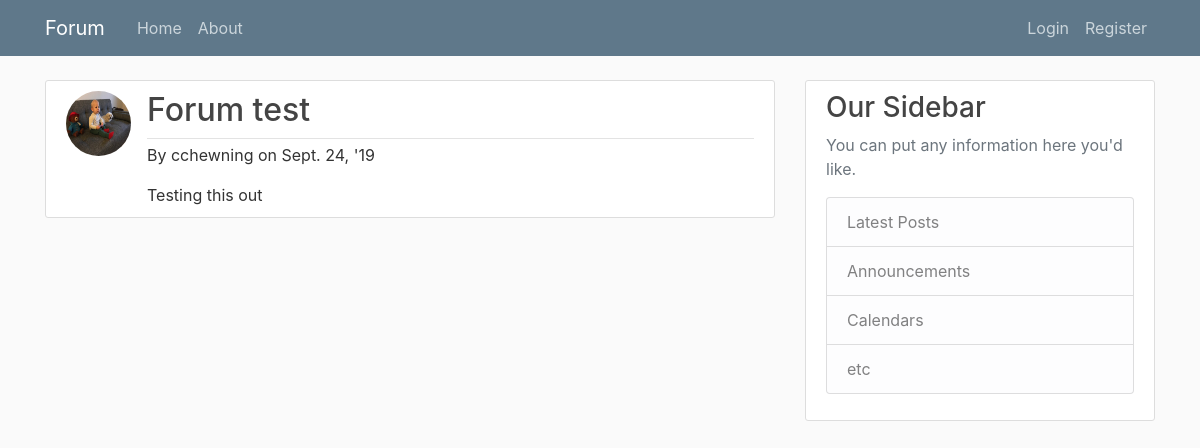
Before: /forum/ with the older database file.
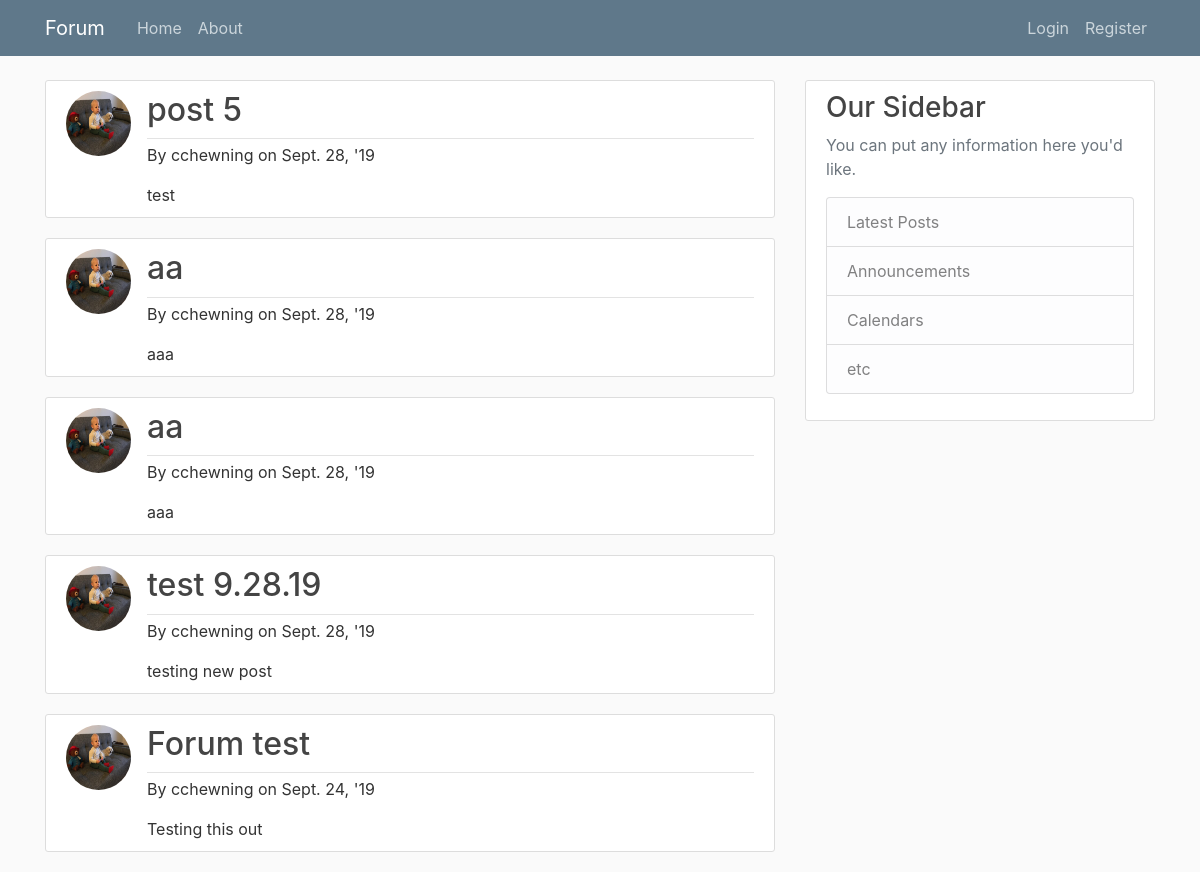
After: the same page with the newer database file.
### forum/models.py (models this page shows, shortened)
class Post(models.Model):
    title = models.CharField(max_length=50)
    content = FroalaField()
    date_posted = models.DateTimeField(auto_now_add=True)
    last_modified = models.DateTimeField(auto_now=True)
    author = models.ForeignKey(User, on_delete=models.PROTECT)

### users/models.py (models this page shows, shortened)
class Profile(models.Model):
    user = models.OneToOneField(User, on_delete=models.CASCADE)
    image = models.ImageField(default='default.jpg', upload_to='profile_pics')

### forum/views.py (the view)
# urls.py: path('', views.home, name = 'forum-home'),  #route, views
def home(request):
    context = {
        'posts': Post.objects.all().order_by('-date_posted')[:10],
    }
    return render(request, 'forum/home.html', context) #passes the data in here.

### forum/templates/forum/home.html (shortened to what this page needs)
{% extends "forum/base.html" %}
{% block content %}
<head>
        <link href="https://cdnjs.cloudflare.com/ajax/libs/font-awesome/4.4.0/css/font-awesome.min.css" type="text/css" media="all" rel="stylesheet" />
        <link href="{{STATIC_URL}}froala_editor/css/froala_editor.min.css" type="text/css" media="all" rel="stylesheet" />
        <link href="{{STATIC_URL}}froala_editor/css/froala_style.min.css" type="text/css" media="all" rel="stylesheet" />
</head>
    {% for post in posts %}
    <article class="media content-section">
        <img class="rounded-circle article-img" src="{{ post.author.profile.image.url }}">
        <div class="media-body">
                <div class="article-metadata">
                    <h2>
                    <a class="article-title" href="{% url 'post-detail' post.id %}"> {{ post.title }}</a></h2>
        </div>
        <p>By {{ post.author }} on {{ post.date_posted|date:"N j, 'y"}}</p>
        {{ post.content|striptags }}
    </div>
    </article>
    {% endfor %}
{% endblock content %}

### forum/templates/forum/base.html (shortened to what this page needs)
{% load static %}
<!DOCTYPE html>
<html>
<head>
    <link rel="stylesheet" href="https://stackpath.bootstrapcdn.com/bootstrap/4.3.1/css/bootstrap.min.css">
    <link rel="stylesheet" type="text/css" href="{% static 'forum/main.css' %}">
</head>
<body>
    <header class="site-header">
<nav class="navbar navbar-expand-md navbar-dark bg-steel fixed-top">
    <div class="container">
        <a class="navbar-brand mr-4" href="{% url 'forum-home' %}">Forum</a>
        <div class="collapse navbar-collapse" id="navbartoggle">
            <div class="navbar-nav mr-auto">
                <a class="nav-item nav-link" href="{% url 'forum-home' %}">Home</a>
                <a class="nav-item nav-link" href="{% url 'forum-about' %}">About</a>
            </div>
            <div class="navbar-nav">
              {% if user.is_authenticated  %}
              <a class="nav-item nav-link" href="{% url 'profile' %}">Profile</a>
                <a class="nav-item nav-link" href="{% url 'logout' %}">Logout</a>
              {% else %}
                <a class="nav-item nav-link" href="{% url 'login' %}">Login</a>
                <a class="nav-item nav-link" href="{% url 'logout' %}">Register</a>
              {% endif %}
              </div>
        </div>
    </div>
</nav>
    </header>
    <main role="main" class="container">
            <div class="row">
              <div class="col-md-8">
                {% block content %}{% endblock %}
              </div>
              <div class="col-md-4">
                <div class="content-section">
                  <h3>Our Sidebar</h3>
                  <p class='text-muted'>You can put any information here you'd like.
                    <ul class="list-group">
                      <li class="list-group-item list-group-item-light">Latest Posts</li>
                      <li class="list-group-item list-group-item-light">Announcements</li>
                      <li class="list-group-item list-group-item-light">Calendars</li>
                      <li class="list-group-item list-group-item-light">etc</li>
                    </ul>
                  </p>
                </div>
              </div>
            </div>
          </main>
</body>
</html>

### forum/static/forum/main.css (style rules this page uses)
body { background: #fafafa; color: #333333; margin-top: 5rem; }
h1, h2, h3, h4, h5, h6 { color: #444444; }
ul { margin: 0; }
.bg-steel { background-color: #5f788a; }
.site-header .navbar-nav .nav-link { color: #cbd5db; }
.content-section { background: #ffffff; padding: 10px 20px; border: 1px solid #dddddd; border-radius: 3px; margin-bottom: 20px; }
.article-title { color: #444444; }
.article-img { height: 65px; width: 65px; margin-right: 16px; }
.article-metadata { padding-bottom: 1px; margin-bottom: 4px; border-bottom: 1px solid #e3e3e3 }

Changed rows visible on the page:
added Post: author.profile.image (picture), title "post 5", author "cchewning", date_posted "Sept. 28, '19", content "test"
added Post: author.profile.image (picture), title "aa", author "cchewning", date_posted "Sept. 28, '19", content "aaa"
added Post: author.profile.image (picture), title "aa", author "cchewning", date_posted "Sept. 28, '19", content "aaa"
added Post: author.profile.image (picture), title "test 9.28.19", author "cchewning", date_posted "Sept. 28, '19", content "testing new post"
